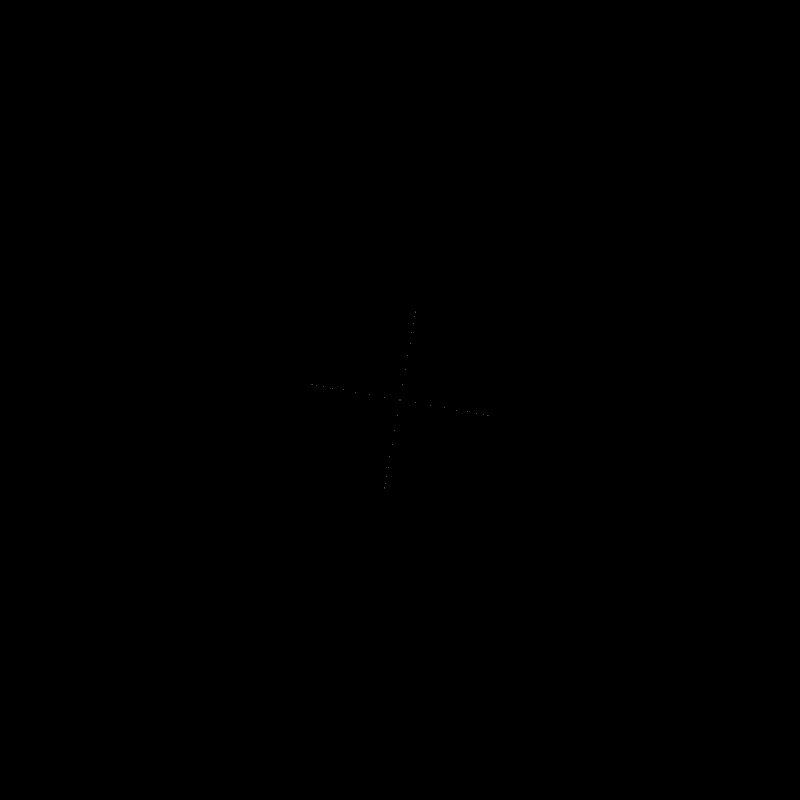
Frame 1 (no input)
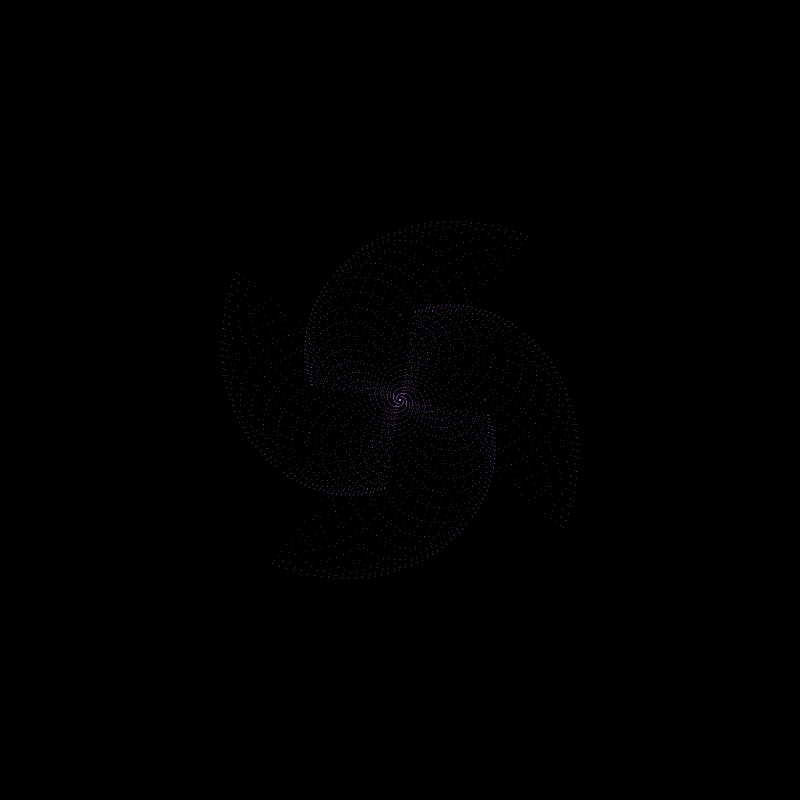
Frame 60 (the mouse pressed at the canvas centre just before this capture)
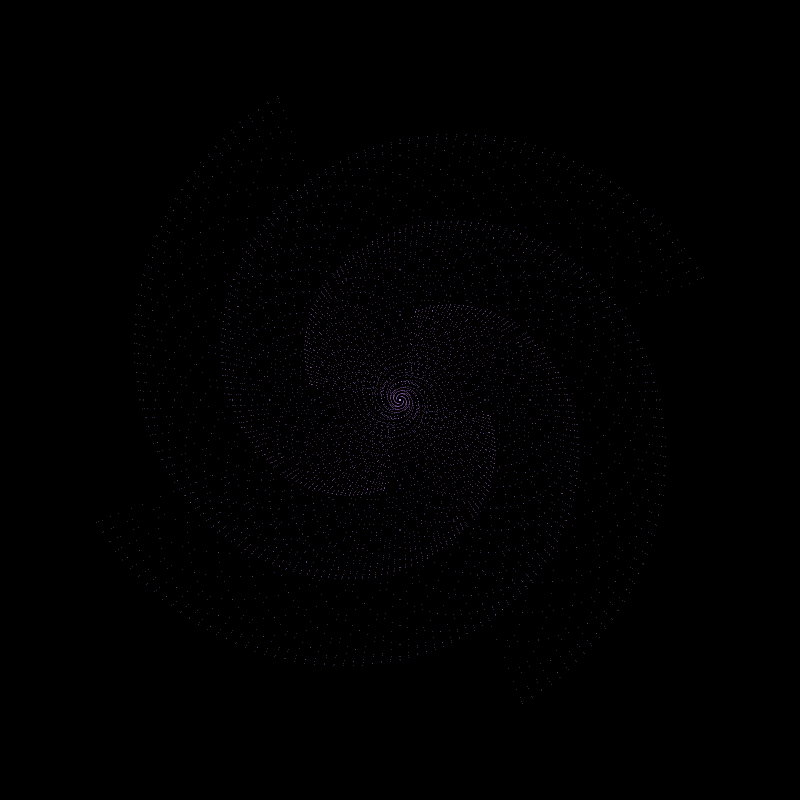
Frame 120 (the mouse held since frame 60 and released just before this capture)

The Processing sketch that drew these frames (run headless with seeded random() and noise(); from frame 60 on, the mouse is pressed at the canvas centre):

// Processing sketch: processing_169280
// ── processing_169280.pde

float num = 10;

void setup() {
  size(800, 800);
  background(0);
  stroke(random(100, 256), random(100, 256), random(100, 256), 50);
}

void draw() {
  translate(width/2, height/2);
  rotate(radians(num));
  for (int i = 0; i < 360; i+=10) {

    float x = sin(radians(i+num)) * (num+80);
    float y = cos(radians(x)) / (num-60);
    point(x, y);
    point(y, x);
    point(-x, -y);
    point(-y, -x);
  }

  if (num > 600)
    {
       num += 10;
    }
  else
    {
       num += 2;  
    }
}
